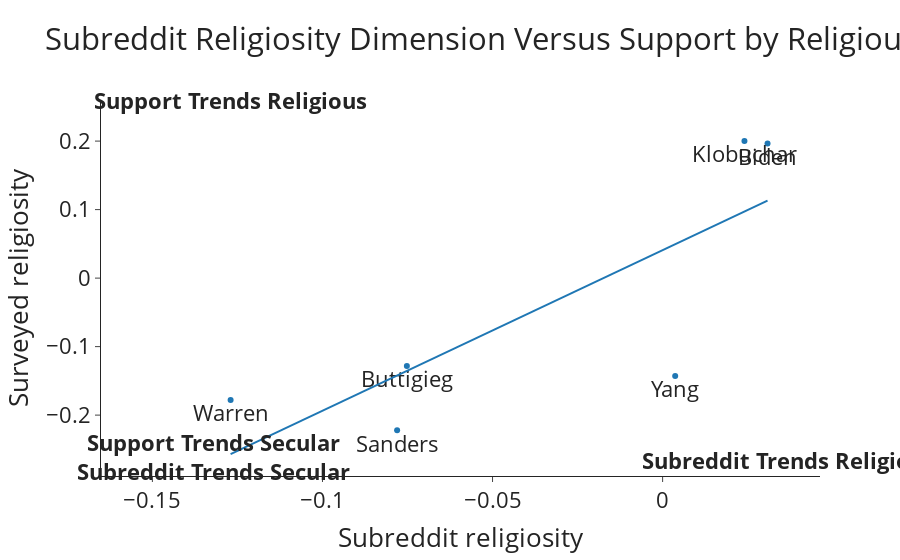

The notebook cell this image was saved under:
### Code cell
xmin, xmax = religion_df["reddit_projection"].min()*1.3,religion_df["reddit_projection"].max()*1.5
ymin, ymax = religion_df["religiosity"].min()*1.3,religion_df["religiosity"].max()*1.3

args = {
    "x": "reddit_projection",
    "y": "religiosity",
    "text": religion_df.index,
    "title":  "Subreddit Religiosity Dimension Versus Support by Religious Attendance",
    "template": "simple_white",
    "labels": {"reddit_projection": "Subreddit religiosity", "religiosity": "Surveyed religiosity"},
    "range_x": [xmin,xmax],
    "range_y": [ymin,ymax],
    "trendline": "ols"
}

annotations = [dict(x=xmin*0.8,y=ymin*0.9,xref="x",yref="y", text="<b>Support Trends Secular<br>Subreddit Trends Secular</b>",showarrow=False),
               dict(x=xmax*0.8,y=ymin*0.92,xref="x",yref="y", text="<b>Subreddit Trends Religious</b>",showarrow=False),
               dict(x=xmin*0.77,y=ymax,xref="x",yref="y", text="<b>Support Trends Religious</b>",showarrow=False),
              ]
    
fig = px.scatter(religion_df,**args)

fig.update_traces(textposition='bottom center')
fig.update_layout(font=dict(size=22),annotations=annotations)
# fig.write_html("visualizations/political_dimensions/Pew_Research-religiosity_dim.html")
fig.show()

### Figure 1 — Plotly figure (JSON) as saved in the notebook; plotly's stock layout.template omitted (floating-point values rounded to 4 significant figures)
{"data": [{"hovertemplate": "Subreddit religiosity=%{x}<br>Surveyed religiosity=%{y}<br>index=%{text}<extra></extra>", "legendgroup": "", "marker": {"color": "#1F77B4", "symbol": "circle"}, "mode": "markers+text", "name": "", "orientation": "v", "showlegend": false, "text": ["Biden", "Buttigieg", "Klobuchar", "Sanders", "Warren", "Yang"], "textposition": "bottom center", "type": "scatter", "x": [0.03085, -0.07519, 0.02406, -0.07805, -0.127, 0.003699], "xaxis": "x", "y": [0.1964, -0.1282, 0.2, -0.2222, -0.1778, -0.1429], "yaxis": "y"}, {"hovertemplate": "<b>OLS trendline</b><br>religiosity = 2.34358 * reddit_projection + 0.0407999<br>R<sup>2</sup>=0.634355<br><br>Subreddit religiosity=%{x}<br>Surveyed religiosity=%{y} <b>(trend)</b><extra></extra>", "legendgroup": "", "marker": {"color": "#1F77B4", "symbol": "circle"}, "mode": "lines", "name": "", "showlegend": false, "textposition": "bottom center", "type": "scatter", "x": [-0.127, -0.07805, -0.07519, 0.003699, 0.02406, 0.03085], "xaxis": "x", "y": [-0.2569, -0.1421, -0.1354, 0.04947, 0.0972, 0.1131], "yaxis": "y"}], "layout": {"annotations": [{"showarrow": false, "text": "<b>Support Trends Secular<br>Subreddit Trends Secular</b>", "x": -0.1321, "xref": "x", "y": -0.26, "yref": "y"}, {"showarrow": false, "text": "<b>Subreddit Trends Religious</b>", "x": 0.03702, "xref": "x", "y": -0.2658, "yref": "y"}, {"showarrow": false, "text": "<b>Support Trends Religious</b>", "x": -0.1271, "xref": "x", "y": 0.26, "yref": "y"}], "font": {"size": 22}, "legend": {"tracegroupgap": 0}, "title": {"text": "Subreddit Religiosity Dimension Versus Support by Religious Attendance"}, "xaxis": {"anchor": "y", "domain": [0, 1], "range": [-0.1651, 0.04627], "title": {"text": "Subreddit religiosity"}}, "yaxis": {"anchor": "x", "domain": [0, 1], "range": [-0.2889, 0.26], "title": {"text": "Surveyed religiosity"}}}}
